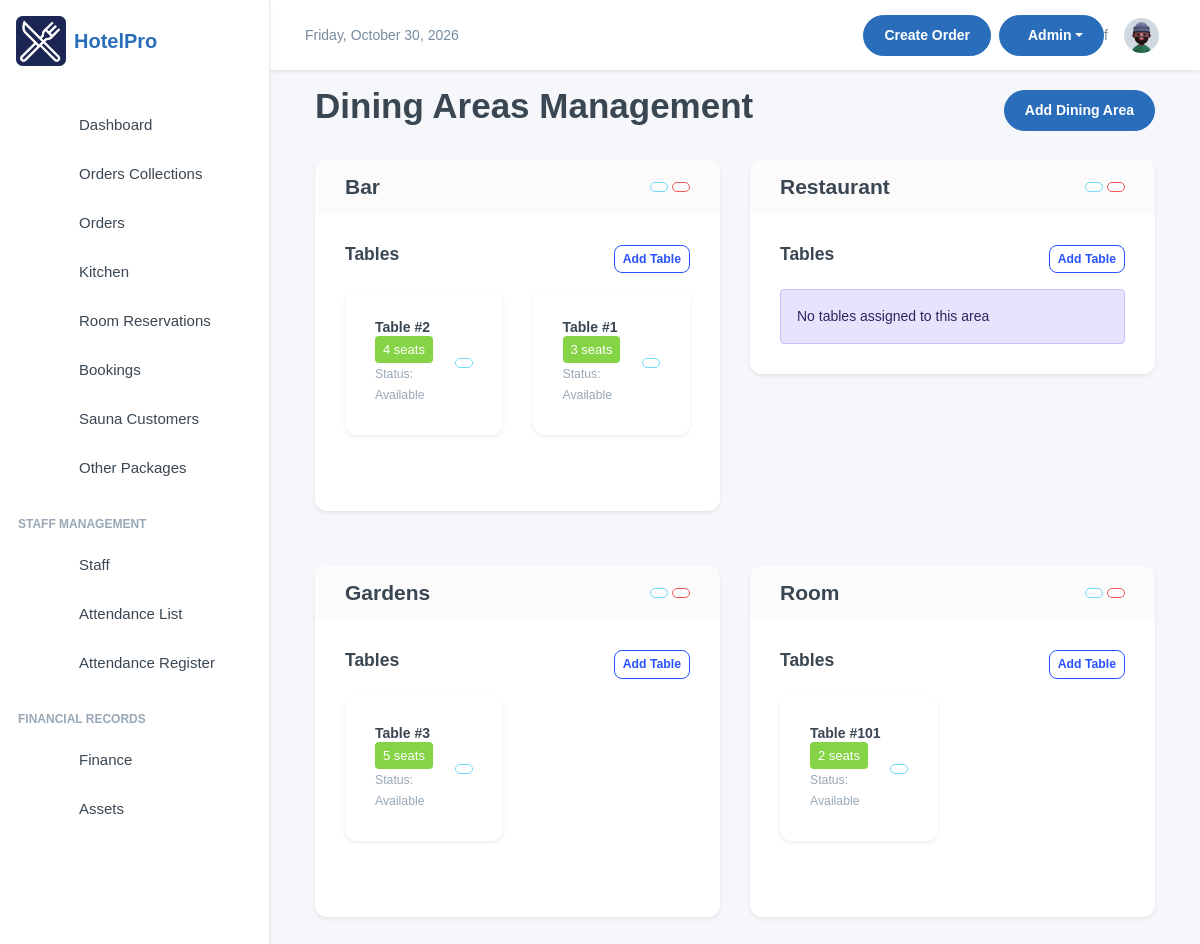
Screenshot of /data/dining-areas/ (signed in) with the database file from the repository.
### inventory/models.py (models this page shows, shortened)
class DiningArea(models.Model):
    name = models.CharField(max_length=255)
    description = models.TextField(blank=True, null=True)

class Table(models.Model):
    table_number = models.IntegerField()
    dining_area = models.ForeignKey(DiningArea, on_delete=models.CASCADE, related_name='tables')
    capacity = models.IntegerField()  # Number of seats at the table
    is_available = models.BooleanField(default=True)

### inventory/data_views.py (the view)
# urls.py: path('dining-areas/', views.DiningAreaListView.as_view(), name='dining_area_list'),
class DiningAreaListView(StaffRequiredMixin, ListView):
    model = DiningArea
    template_name = 'data/diningarea_list.html'
    context_object_name = 'dining_areas'
    def get_queryset(self):
        return DiningArea.objects.prefetch_related('tables').all()

### inventory/data_views.py (called while the page is built)
    def test_func(self):
        return self.request.user.is_staff or self.request.user.is_superuser

### inventory/templates/data/diningarea_list.html (shortened to what this page needs)
{% extends 'base.html' %}
{% load humanize %}
{% block content %}
<div class="container">
    <div class="d-flex justify-content-between align-items-center mb-4">
        <h1>Dining Areas Management</h1>
        <a href="{% url 'create_dining_area' %}" class="btn btn-primary">
            <iconify-icon icon="lucide:plus" style="color: white;"></iconify-icon> Add Dining Area
        </a>
    </div>
    <div class="row">
        {% for area in dining_areas %}
        <div class="col-md-6 mb-4">
            <div class="card">
                <div class="card-header d-flex justify-content-between align-items-center">
                    <h4 class="mb-0">{{ area.name }}</h4>
                    <div>
                        <a href="{% url 'update_dining_area' area.pk %}" class="btn btn-sm btn-outline-secondary">
                        </a>
                        <a href="{% url 'delete_dining_area' area.pk %}" class="btn btn-sm btn-outline-danger">
                        </a>
                    </div>
                </div>
                <div class="card-body">
                    <div class="d-flex justify-content-between align-items-center mb-3">
                        <h5>Tables</h5>
                        <a href="{% url 'create_table' area.pk %}" class="btn btn-sm btn-outline-primary">
                            <iconify-icon icon="lucide:plus" style="color: #2A6EBB;"></iconify-icon> Add Table
                        </a>
                    </div>
                    <div class="row">
                        {% for table in area.tables.all %}
                        <div class="col-md-6 mb-3">
                            <div class="card {% if not table.is_available %}bg-light{% endif %}">
                                <div class="card-body">
                                    <div class="d-flex justify-content-between align-items-center">
                                        <div>
                                            <h6 class="mb-0">
                                                Table #{{ table.table_number }}
                                                <span class="badge {% if table.is_available %}bg-success{% else %}bg-secondary{% endif %}">
                                                    {{ table.capacity }} seats
                                                </span>
                                            </h6>
                                            <small class="text-muted">
                                                Status: {% if table.is_available %}Available{% else %}Occupied{% endif %}
                                            </small>
                                        </div>
                                        <div>
                                            <a href="{% url 'update_table' table.pk %}" class="btn btn-sm btn-outline-secondary">
                                            </a>
                                        </div>
                                    </div>
                                </div>
                            </div>
                        </div>
                        {% empty %}
                        <div class="col-12">
                            <div class="alert alert-info mb-0">
                                No tables assigned to this area
                            </div>
                        </div>
                        {% endfor %}
                    </div>
                </div>
            </div>
        </div>
        {% empty %}
        <div class="col-12">
            <div class="alert alert-warning">
                No dining areas found. Start by creating a new dining area.
            </div>
        </div>
        {% endfor %}
    </div>
</div>
{% endblock %}

### templates/base.html (style rules this page uses)
:root { --primary-color: #2A6EBB; --secondary-color: #F8F9FA; --accent-color: #FFD700; --text-color: #333333; --success-color: #28a745; --danger-color: #dc3545; --warning-color: #ffc107; --info-color: #17a2b8; }
body { font-family: 'Poppins', sans-serif; background-color: #f5f7fa; }
.btn-primary { background-color: var(--primary-color); border-color: var(--primary-color); }
.card { border-radius: 0.75rem; border: none; box-shadow: 0 0.125rem 0.25rem rgba(0, 0, 0, 0.075); transition: transform 0.2s ease-in-out, box-shadow 0.2s ease-in-out; }

### rows the page displays
DiningArea: name "Bar"
Table: table_number "2", capacity "4", is_available "Available"
Table: table_number "1", capacity "3", is_available "Available"
DiningArea: name "Restaurant"
DiningArea: name "Gardens"
Table: table_number "3", capacity "5", is_available "Available"
DiningArea: name "Room"
Table: table_number "101", capacity "2", is_available "Available"
